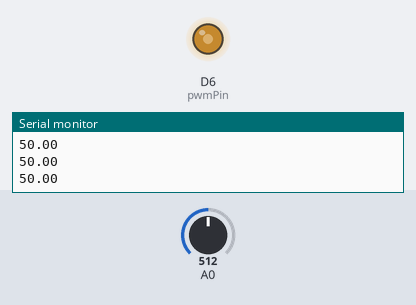
Simulated run of this sketch. Board: ESP8266 (NodeMCU). Parts: output pins drawn as LEDs (lit = HIGH), the last lines printed to the serial monitor. The test bench sets the inputs (shaded band); at power-on: A0 = 512.

Above: at 1.2 s.
1.3 s: A0 set to 306
At 2.2 s:
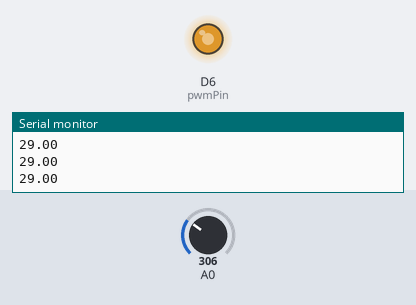
2.8 s: A0 set to 122
At 3.3 s:
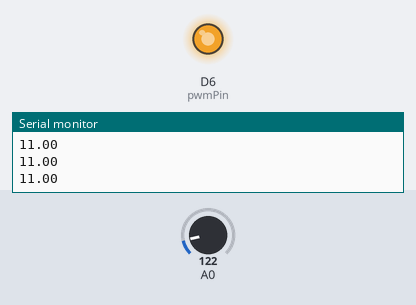
4.3 s: A0 set to 900
At 4.7 s:
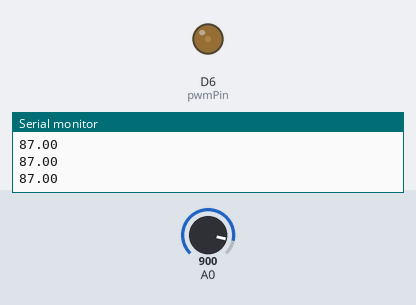
Timing chart, 0 to 7.3 s (numbered marks = the images above; inputs shaded):
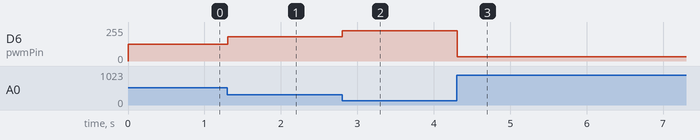

Measured:
- after the input at 1.3 s, D6 (pwmPin): 127/255 → 181/255 at once
- after the input at 2.8 s, D6 (pwmPin): 181/255 → 226/255 at once
- after the input at 4.3 s, D6 (pwmPin): 226/255 → 33/255 at once

The sketch:

5.ino
```cpp
const int pwmPin = D6;

void setup() {

  Serial.begin(9600);
  analogWriteRange(100);

}

void loop() {

  int sensorValue = analogRead(A0);
  float brightness = (sensorValue * 100) / 1024;
  Serial.println(brightness);
  analogWrite(pwmPin, 100 - brightness);
  delay(10);

}
```
